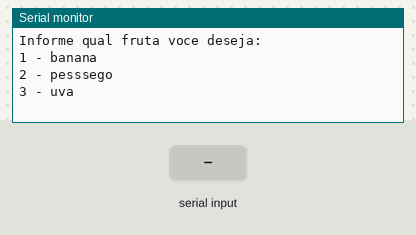
A sketch run on a simulated Arduino Uno, built with avr-gcc and run on an emulated ATmega328P. Parts: the last lines printed to the serial monitor. The inputs (shaded band) are chosen by the test bench.

Above: at 1.2 s.
1.3 s: "90,45\n" received over Serial
2.8 s: "1\n" received over Serial
At 2.87 s:
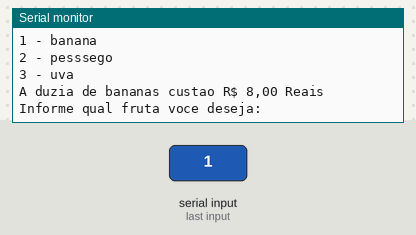
4.3 s: "2\n" received over Serial
At 4.37 s:
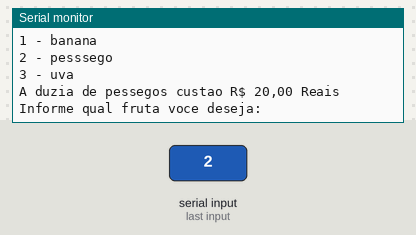
5.8 s: "3\n" received over Serial
At 8.0 s:
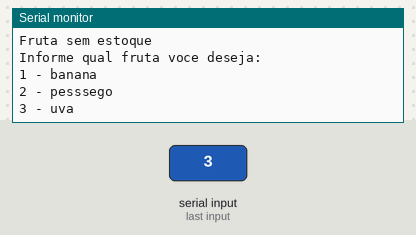

Measured:
- after the input at 2.8 s, the serial monitor: prints a new line at once (image 1)
- after the input at 4.3 s, the serial monitor: prints a new line at once (image 2)
- after the input at 5.8 s, the serial monitor: prints a new line at once (image 3)

The sketch:

switch_case.ino
```cpp
void setup()
{
  Serial.begin(9600);
}

void loop()
{
  Serial.println("Informe qual fruta voce deseja: \n1 - banana \n2 - pesssego \n3 - uva");
	while(!Serial.available());
  int fruta = Serial.parseInt();

  switch (fruta)
  {
    case 1:
  	Serial.println("\nA duzia de bananas custao R$ 8,00 Reais\n");
	break;

    case 2:
  	Serial.println("\nA duzia de pessegos custao R$ 20,00 Reais\n");
	break;

    case 3:
  	Serial.println("\nO quilo das uvas R$ 15,00 Reais\n");
	break;

  	default:
  	Serial.println("\nFruta sem estoque\n");
	break;
   }
}
```
